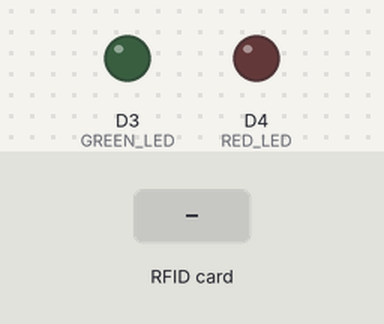
The sketch below on a simulated ESP8266 (NodeMCU). On the bench: output pins drawn as LEDs (lit = HIGH). The inputs (shaded band) are chosen by the test bench. WiFi joins after 1.5 s; servers stay silent unless stated; no MQTT or app messages arrive unless stated; what the sketch prints to the serial monitor is not drawn.

Above: at 2.7 s.
2.8 s: RFID card 12 34 56 78 held to the reader
At 3.5 s:
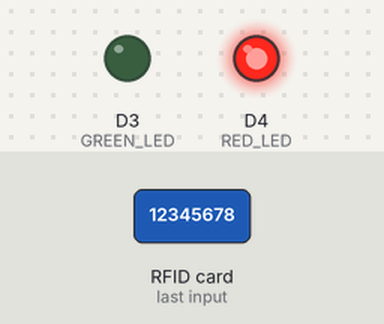
4.3 s: RFID card EE 90 4F 1D held to the reader
At 5.3 s:
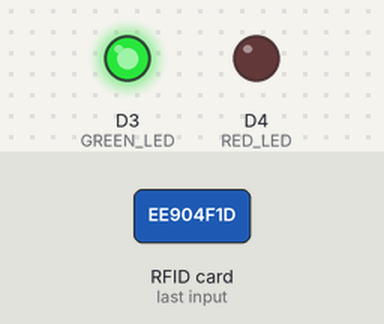
Timing chart, 0 to 7.3 s (numbered marks = the images above; inputs shaded):
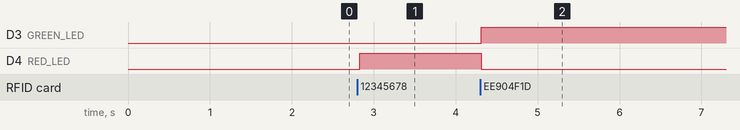

The sketch:

ESP8266_MQTT_RFID_DoorLock.ino
```cpp
#include <SPI.h>
#include <ESP8266WiFi.h>
#include <PubSubClient.h>
#include <MFRC522.h>

#define SS_PIN D2  // SDA connected to D1
#define RST_PIN D1 // RST connected to D2
MFRC522 rfid(SS_PIN, RST_PIN);

#define GREEN_LED D3
#define RED_LED D4

const char* ssid = "LAPTOP-78RKKJ2E 0340";
const char* password = "12345678";
const char* MQTT_username = "homesystem";
const char* MQTT_password = "Shriya";
const char* mqtt_server = "192.168.0.0"; //you ip address

WiFiClient espClient;
PubSubClient client(espClient);

void setup_wifi() {
  delay(10);
  Serial.print("Connecting to ");
  Serial.println(ssid);
  WiFi.begin(ssid, password);
  while (WiFi.status() != WL_CONNECTED) {
    delay(500);
    Serial.print(".");
  }
  Serial.println("WiFi connected");
}

void reconnect() {
  while (!client.connected()) {
    Serial.print("Attempting MQTT connection...");
    if (client.connect("ESP8266Client", MQTT_username, MQTT_password)) {
      Serial.println("connected");
    } else {
      Serial.print("failed, rc=");
      Serial.print(client.state());
      delay(5000);
    }
  }
}

void setup() {
  Serial.begin(9600);
  SPI.begin();
  rfid.PCD_Init();
  pinMode(GREEN_LED, OUTPUT);
  pinMode(RED_LED, OUTPUT);
  digitalWrite(GREEN_LED, LOW);
  digitalWrite(RED_LED, LOW);
  setup_wifi();
  client.setServer(mqtt_server, 1883);
}

bool isAuthorized() {
  byte knownTag1[] = {0xEE, 0x90, 0x4F, 0x1D}; // Replace with your authentic tag's UID
  byte knownTag2[] = {0xAB, 0xCD, 0xEF, 0x01};

  byte* currentTag = rfid.uid.uidByte;
  int tagSize = rfid.uid.size;

  if (tagSize == sizeof(knownTag1) && memcmp(currentTag, knownTag1, tagSize) == 0) {
    return true;
  } else if (tagSize == sizeof(knownTag2) && memcmp(currentTag, knownTag2, tagSize) == 0) {
    return true;
  }
  return false;
}

void readRFID() {
  if (!rfid.PICC_IsNewCardPresent()) return;
  if (!rfid.PICC_ReadCardSerial()) return;

  String cardData = "";
  for (byte i = 0; i < rfid.uid.size; i++) {
    cardData += String(rfid.uid.uidByte[i], HEX);
  }
  Serial.print("RFID Card: ");
  Serial.println(cardData);

  if (isAuthorized()) {
    Serial.println("Access granted!");
    digitalWrite(GREEN_LED, HIGH);
    digitalWrite(RED_LED,LOW);
    String message = "Access granted for RFID: " + cardData;
    client.publish("RFID/Entry",message.c_str());
  } else {
    Serial.println("Access denied!");
    digitalWrite(GREEN_LED, LOW);
    digitalWrite(RED_LED, HIGH);
    String message = "Access Denied for RFID: " + cardData;
    client.publish("RFID/Entry",message.c_str());
  }
  delay(1000);
}

void loop() {
  if (!client.connected()) {
    reconnect();
  }
  if(!client.loop()) {
    Serial.println("MQTT connection retrying");
    client.connect("ESP8266Client", MQTT_username, MQTT_password);
  }
  readRFID();
}
```

Measured:
- after the input at 2.8 s, D4 (RED_LED): LOW → HIGH at once
- after the input at 4.3 s, D3 (GREEN_LED): LOW → HIGH at once; D4 (RED_LED): HIGH → LOW at once
